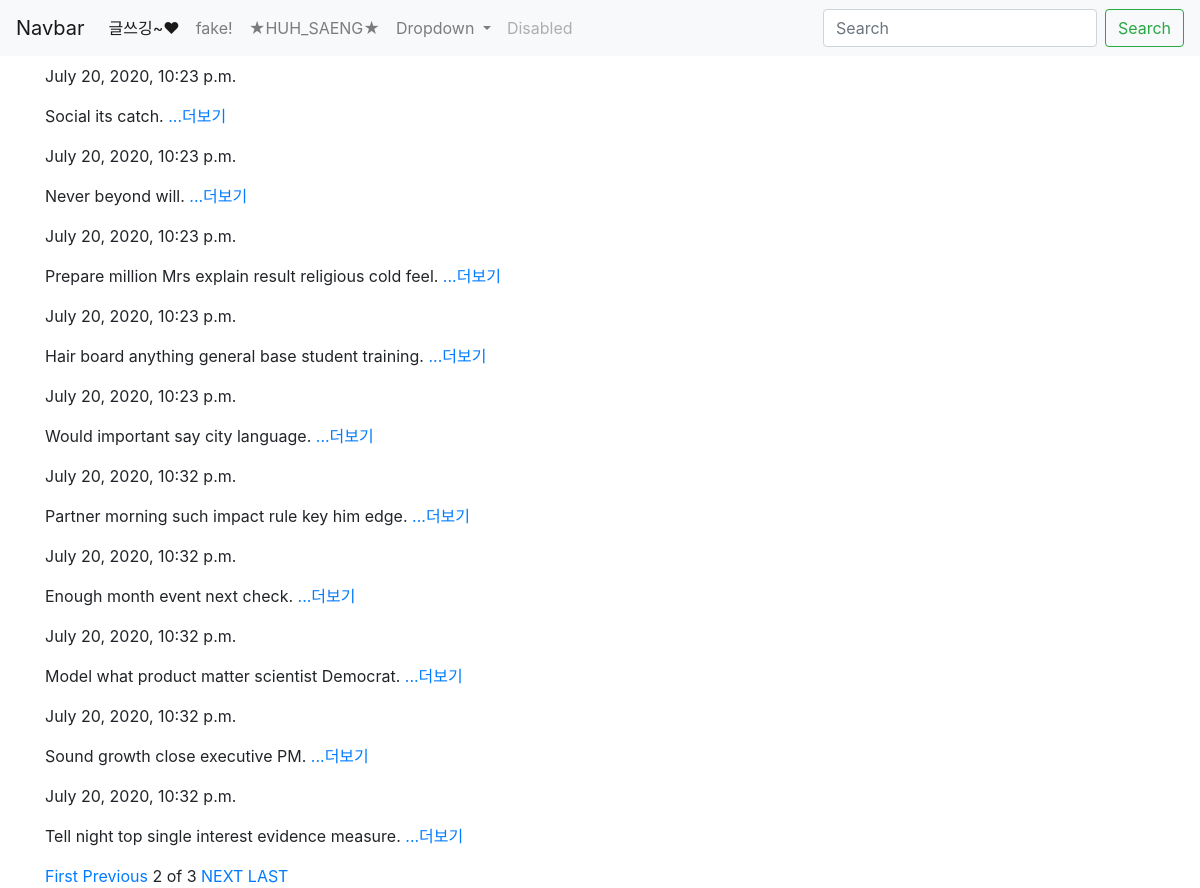
Screenshot of /?page=2 with the database file from the repository.
### blog/models.py (models this page shows, shortened)
class Blog(models.Model):
    title = models.CharField(max_length = 200)
    pub_date = models.DateTimeField('date published')
    body = models.TextField()
    def summary(self):
        return self.body[:100]

### blog/views.py (the view)
# urls.py: path('',blog.views.blog, name = "blog"),
def blog(request):
    blogs = Blog.objects
    blog_list = Blog.objects.all()
    paginator = Paginator(blog_list,10)
    page = request.GET.get('page')
    articles = paginator.get_page(page)
    return render(request, 'blog.html', {'blogs':blogs, 'articles':articles})

### blog/templates/blog.html (shortened to what this page needs)
{% extends 'base.html' %}
{% block content %}
  {% for blog in articles %}
     <div>
          <p>{{blog.pub_date}}</p>
          <p>{{blog.summary}}<a href="{% url 'detail' blog.id %}"> ...더보기</a></p>
      </div>
  {% endfor %}
  {% if articles.has_previous %}
      <a href="?page =1">First</a>
      <a href="?page={{ articles.previous_page_number }}">Previous</a>
  {% endif %}
  <span>{{articles.number}}</span>
  <span>of</span>
  <span>{{articles.paginator.num_pages}}</span>
  {% if articles.has_next %}
      <a href="?page={{ articles.next_page_number }}">NEXT</a>
      <a href="?page={{ articles.paginator.num_pages }}">LAST</a>
  {% endif %}
{% endblock %}

### rows the page displays
Blog: pub_date "July 20, 2020, 10:23 p.m.", summary "Social its catch."
Blog: pub_date "July 20, 2020, 10:23 p.m.", summary "Never beyond will."
Blog: pub_date "July 20, 2020, 10:23 p.m.", summary "Prepare million Mrs explain result religious cold feel."
Blog: pub_date "July 20, 2020, 10:23 p.m.", summary "Hair board anything general base student training."
Blog: pub_date "July 20, 2020, 10:23 p.m.", summary "Would important say city language."
Blog: pub_date "July 20, 2020, 10:32 p.m.", summary "Partner morning such impact rule key him edge."
Blog: pub_date "July 20, 2020, 10:32 p.m.", summary "Enough month event next check."
Blog: pub_date "July 20, 2020, 10:32 p.m.", summary "Model what product matter scientist Democrat."
Blog: pub_date "July 20, 2020, 10:32 p.m.", summary "Sound growth close executive PM."
Blog: pub_date "July 20, 2020, 10:32 p.m.", summary "Tell night top single interest evidence measure."

### other values shown
{{ articles.number }} "2"
{{ articles.paginator.num_pages }} "3"
